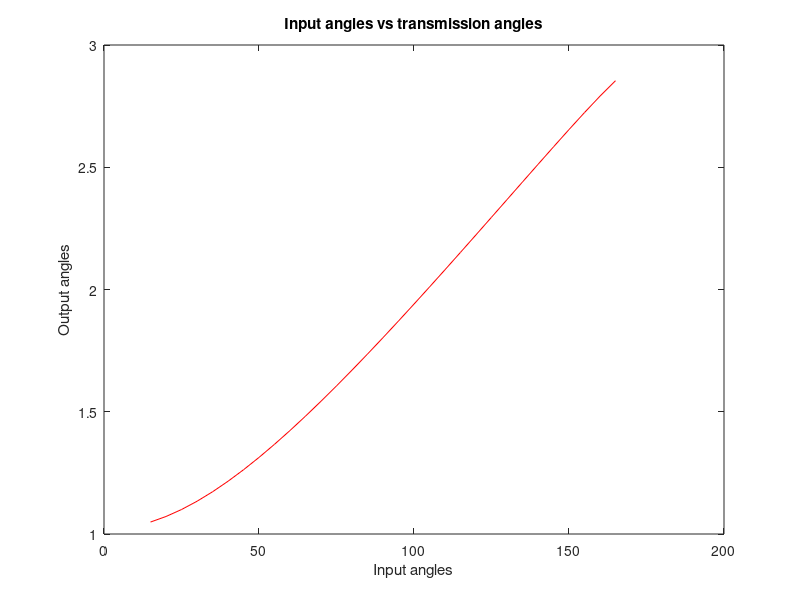

MATLAB code for this plot:
%---------Main-------------
function lab1_main
    theta2 = get_precision_points(15,165,3);
    theta4 = get_theta_4(theta2);
    constants = compute_freudensteins_constants(theta2, theta4);
    disp(["The constants are k1: ", constants(1)," k2: ", constants(2)," k3: ", constants(3)]);
    [a,b,c,d] = lengths_of_links(constants);
    disp(["The lengths of the links are crank:", a,"  coupler: ", b, " follower ", c, "fixed ", d]);
    transmission_angles = get_transmission_angles(a,b,c,d,15,165, 5);
    disp(["Transmission angles: ", transmission_angles]);
    %plotting
    figure;
    input_angles = 15:5:165;
    plot(input_angles, transmission_angles, 'r');
    xlabel("Input angles");
    ylabel("Output angles");
    title("Input angles vs transmission angles");
end
% get the precision points using chebyshev's spacing.
function precision_points = get_precision_points(lower_limit, upper_limit, no_of_points)
    precision_points = zeros(1,no_of_points);
    for val = 1:no_of_points
        precision_points(val) = (0.5 * (lower_limit + upper_limit)) - (0.5 * (upper_limit - lower_limit) * cos((pi * (2 * val - 1)) / (2 * no_of_points)));
    end
end
% get theta4 from theta2
function theta_4 = get_theta_4(theta_2)
    theta_4 = zeros(1, length(theta_2));
    j = 1;
    for i = theta_2
        theta_4(j) = 65 * (0.43 * i);
        j = j + 1;
    end
end
% convert the angles
function new_angles = convert_angles_to_radians(angles)
    new_angles  = zeros(1, length(angles));
    j = 1;
    for i = angles
        new_angles(j) = deg2rad(i);
        j = j + 1;
    end
end
% compute freudenstein's constants
function constants  = compute_freudensteins_constants(input_angles, output_angles)
    input_angles = convert_angles_to_radians(input_angles);
    output_angles = convert_angles_to_radians(output_angles);
    A = [(cos(output_angles(1))) (-1 * cos(input_angles(1))) (1);
         (cos(output_angles(2))) (-1 * cos(input_angles(2))) (1);
         (cos(output_angles(3))) (-1 * cos(input_angles(3))) (1)];
    B = [
        cos(input_angles(1) - output_angles(1));
        cos(input_angles(2) - output_angles(2));
        cos(input_angles(3) - output_angles(3))];
    constants = A\B;
end
% get transmission angles
function transmission_angles = get_transmission_angles(a,b,c,d,lower_limit, upper_limit, steps)
    transmission_angles = zeros(1, ((165-15)/5));
    j = 1;
    for i = lower_limit:steps:upper_limit
        m = acos(((b * b + c * c) - (a * a + d * d) + (2 * a * d * cos(deg2rad(i)))) / (2 * b * c));
        transmission_angles(j) = m;
        j = j + 1;
    end
end
% get link lengths
function  [a,b,c,d] = lengths_of_links(constants)
    d = 410;
    a = d / constants(1);
    c = d / constants(2);
    b = sqrt((a * a) + (c * c) + (d * d) - (2 * a * c * constants(3)));
end
